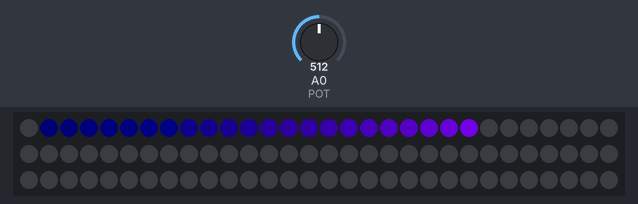
Simulated run of this sketch. Board: Arduino Uno, built with avr-gcc and run on an emulated ATmega328P. Shown: 90 RGB LEDs in strip order, left to right, continuing on the next row. The inputs (shaded band) are chosen by the test bench; at power-on: A0 (POT) = 512. Dim RGB values are drawn brighter than linear.

Above: at 1.2 s.
1.3 s: A0 (POT) set to 0
At 1.79 s:
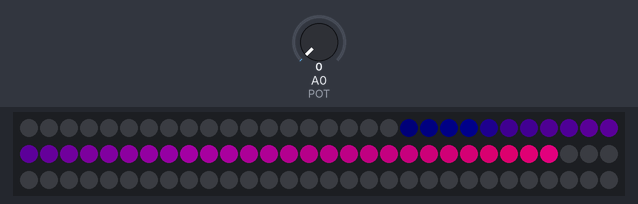
3.7 s: A0 (POT) set to 234
At 3.94 s:
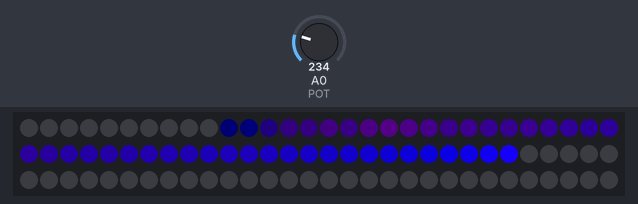
6.7 s: A0 (POT) set to 716
At 6.81 s:
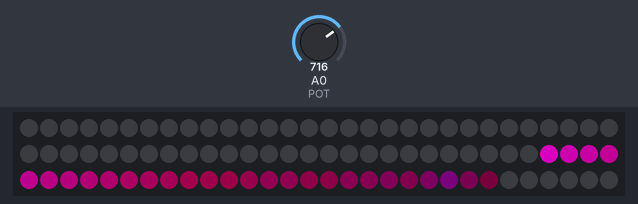

The sketch:

adrRGBspeed_trailPOT.ino
```cpp
#include "FastLED.h"

// How many leds in your strip?
#define NUM_LEDS 90

// For led chips like Neopixels, which have a data line, ground, and power, you just
// need to define DATA_PIN.  For led chipsets that are SPI based (four wires - data, clock,
// ground, and power), like the LPD8806 define both DATA_PIN and CLOCK_PIN
#define DATA_PIN 5
#define CLOCK_PIN 13

#define POT A0
int sub = 1;
// Define the array of leds
CRGB leds[NUM_LEDS];

int light = 0;

void setup() {
  //Serial.begin(115200);
      // Uncomment/edit one of the following lines for your leds arrangement.
      // FastLED.addLeds<TM1803, DATA_PIN, RGB>(leds, NUM_LEDS);
      // FastLED.addLeds<TM1804, DATA_PIN, RGB>(leds, NUM_LEDS);
      // FastLED.addLeds<TM1809, DATA_PIN, RGB>(leds, NUM_LEDS);
      // FastLED.addLeds<WS2811, DATA_PIN, RGB>(leds, NUM_LEDS);
      // FastLED.addLeds<WS2812, DATA_PIN, RGB>(leds, NUM_LEDS);
         FastLED.addLeds<WS2812B, DATA_PIN, GRB>(leds, NUM_LEDS);
  	  // FastLED.addLeds<NEOPIXEL, DATA_PIN>(leds, NUM_LEDS);
      // FastLED.addLeds<APA104, DATA_PIN, RGB>(leds, NUM_LEDS);
      // FastLED.addLeds<UCS1903, DATA_PIN, RGB>(leds, NUM_LEDS);
      // FastLED.addLeds<UCS1903B, DATA_PIN, RGB>(leds, NUM_LEDS);
      // FastLED.addLeds<GW6205, DATA_PIN, RGB>(leds, NUM_LEDS);
      // FastLED.addLeds<GW6205_400, DATA_PIN, RGB>(leds, NUM_LEDS);

      // FastLED.addLeds<WS2801, RGB>(leds, NUM_LEDS);
      // FastLED.addLeds<SM16716, RGB>(leds, NUM_LEDS);
      // FastLED.addLeds<LPD8806, RGB>(leds, NUM_LEDS);
      // FastLED.addLeds<P9813, RGB>(leds, NUM_LEDS);
      // FastLED.addLeds<APA102, RGB>(leds, NUM_LEDS);
      // FastLED.addLeds<DOTSTAR, RGB>(leds, NUM_LEDS);

      // FastLED.addLeds<WS2801, DATA_PIN, CLOCK_PIN, RGB>(leds, NUM_LEDS);
      // FastLED.addLeds<SM16716, DATA_PIN, CLOCK_PIN, RGB>(leds, NUM_LEDS);
      // FastLED.addLeds<LPD8806, DATA_PIN, CLOCK_PIN, RGB>(leds, NUM_LEDS);
      // FastLED.addLeds<P9813, DATA_PIN, CLOCK_PIN, RGB>(leds, NUM_LEDS);
      // FastLED.addLeds<APA102, DATA_PIN, CLOCK_PIN, RGB>(leds, NUM_LEDS);
      // FastLED.addLeds<DOTSTAR, DATA_PIN, CLOCK_PIN, RGB>(leds, NUM_LEDS);

}
void fadeall() {
  int dial = analogRead(POT);
  int tail = map(dial, 0, 1023, 240, 180);
  for(int i = 0; i < NUM_LEDS; i++) {
leds[i].nscale8(tail);

} }
void loop() {
  // Turn the LED on, then pause
int dial = analogRead(POT);

int tail = map(dial, 0, 1023, 0, 100);

static uint8_t hue = 170;

//FastLED.clear();


  for(int i = 0; i < NUM_LEDS; i++){
  //FastLED.clear();
  //leds[i] = CHSV(hue = hue + 5, 255, 255);
  //leds[i-1] = CRGB::Blue;
  //leds[i] = CRGB::Blue;
  //leds[i+1] = CRGB::Blue;

  leds[i] = CHSV(hue, 255, 255);

  FastLED.show();
  //leds[i] = CRGB::Black;
  //delay(10);
  //FastLED.show();
  delay(light);
  fadeall();
  dial = analogRead(POT);
  light = map(dial, 0, 1023, 5, 100);


  hue = hue + sub;

        if(hue >= 224){
          sub = -sub;
         }
        else if(hue <= 165){
         sub = -sub;
  }

  }

  for(int i = NUM_LEDS - 1; i >= 0; i--){
  //FastLED.clear();
  leds[i] = CHSV(hue, 255, 255);

  //leds[i-1] = CRGB::Blue;
  //leds[i] = CRGB::Green;
  //leds[i+1] = CRGB::Blue;


  FastLED.show();
  //leds[i] = CRGB::Black;
  delay(light);
  //FastLED.show();
  fadeall();
  dial = analogRead(POT);
  light = map(dial, 0, 1023, 10, 200);
  //leds[i] = CHSV(hue++, 255, 255);

  hue = hue + sub;

        if(hue >= 224){
          sub = -sub;
         }
         else if(hue <= 165){
           sub = -sub;
  }

  }


}
```

Measured:
- after the input at 3.7 s, the LEDs: change after 0.10 s (image 2)
